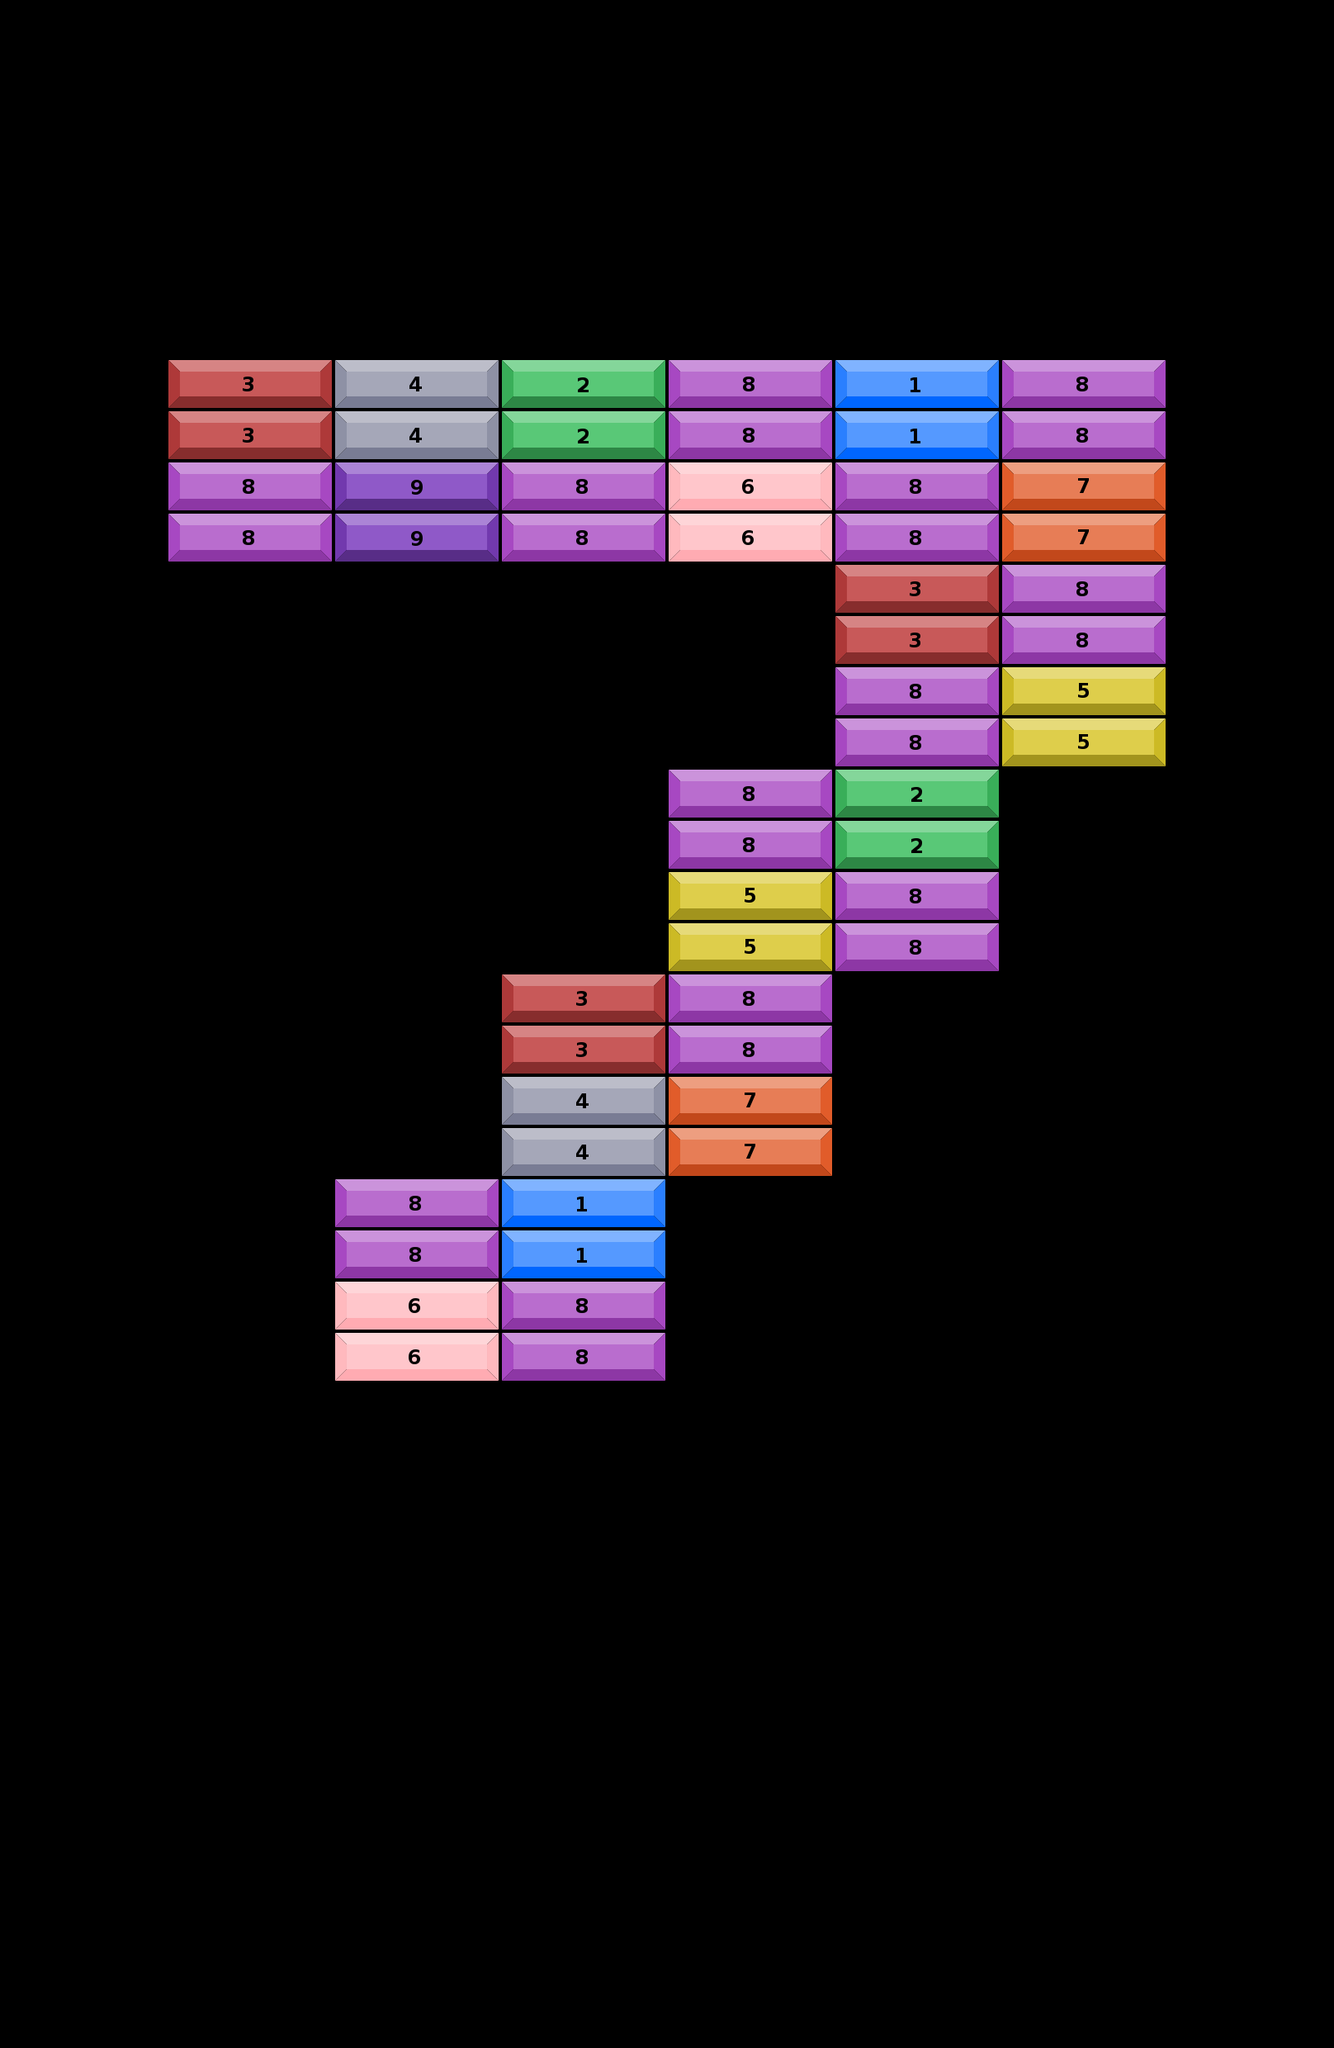

Rendered tile map (Tiled .tmx) drawn with the repository's tilesets; below, a short description and the full map source, tile grids included:
An orthogonal 8x40 tile map with 202x62 px tiles, 2 tile layers (obstacles layer, grids layer).

<map version="1.5" tiledversion="1.7.2" orientation="orthogonal" renderorder="right-down" width="8" height="40" tilewidth="202" tileheight="62" infinite="0" nextlayerid="3" nextobjectid="1">
 <tileset firstgid="1" source="bricks.tsx" />
 <layer id="3" name="obstacles layer" width="8" height="40">
  <data encoding="csv">
0,0,0,0,0,0,0,0,
0,0,0,0,0,0,0,0,
0,0,0,0,0,0,0,0,
0,0,0,0,0,0,0,0,
0,0,0,0,0,0,0,0,
0,0,0,0,0,0,0,0,
0,0,0,0,0,0,0,0,
0,0,0,0,0,0,0,0,
0,0,0,0,0,0,0,0,
0,0,0,0,0,0,0,0,
0,0,0,0,0,0,0,0,
0,0,0,0,0,0,0,0,
0,0,0,0,0,0,0,0,
0,0,0,0,0,0,0,0,
0,0,0,0,0,0,0,0,
0,0,0,0,0,0,0,0,
0,0,0,0,0,0,0,0,
0,0,0,0,0,0,0,0,
0,0,0,0,0,0,0,0,
0,0,0,0,0,0,0,0,
0,0,0,0,0,0,0,0,
0,0,0,0,0,0,0,0,
0,0,0,0,0,0,0,0,
0,0,0,0,0,0,0,0,
0,0,0,0,0,0,0,0,
0,0,0,0,0,0,0,0,
0,0,0,0,0,0,0,0,
0,0,0,0,0,0,0,0,
0,0,0,0,0,0,0,0,
0,0,0,0,0,0,0,0,
0,0,0,0,0,0,0,0,
0,0,0,0,0,0,0,0,
0,0,0,0,0,0,0,0,
0,0,0,0,0,0,0,0,
0,0,0,0,0,0,0,0,
0,0,0,0,0,0,0,0,
0,0,0,0,0,0,0,0,
0,0,0,0,0,0,0,0,
0,0,0,0,0,0,0,0,
0,0,0,0,0,0,0,0
</data>
 </layer>
 <layer id="1" name="grids layer" width="8" height="40">
  <data encoding="csv">
0,0,0,0,0,0,0,0,
0,0,0,0,0,0,0,0,
0,0,0,0,0,0,0,0,
0,0,0,0,0,0,0,0,
0,0,0,0,0,0,0,0,
0,0,0,0,0,0,0,0,
0,0,0,0,0,0,0,0,
0,3,4,2,8,1,8,0,
0,3,4,2,8,1,8,0,
0,8,9,8,6,8,7,0,
0,8,9,8,6,8,7,0,
0,0,0,0,0,3,8,0,
0,0,0,0,0,3,8,0,
0,0,0,0,0,8,5,0,
0,0,0,0,0,8,5,0,
0,0,0,0,8,2,0,0,
0,0,0,0,8,2,0,0,
0,0,0,0,5,8,0,0,
0,0,0,0,5,8,0,0,
0,0,0,3,8,0,0,0,
0,0,0,3,8,0,0,0,
0,0,0,4,7,0,0,0,
0,0,0,4,7,0,0,0,
0,0,8,1,0,0,0,0,
0,0,8,1,0,0,0,0,
0,0,6,8,0,0,0,0,
0,0,6,8,0,0,0,0,
0,0,0,0,0,0,0,0,
0,0,0,0,0,0,0,0,
0,0,0,0,0,0,0,0,
0,0,0,0,0,0,0,0,
0,0,0,0,0,0,0,0,
0,0,0,0,0,0,0,0,
0,0,0,0,0,0,0,0,
0,0,0,0,0,0,0,0,
0,0,0,0,0,0,0,0,
0,0,0,0,0,0,0,0,
0,0,0,0,0,0,0,0,
0,0,0,0,0,0,0,0,
0,0,0,0,0,0,0,0
</data>
 </layer>
 <objectgroup id="4" name="collision" />
</map>
